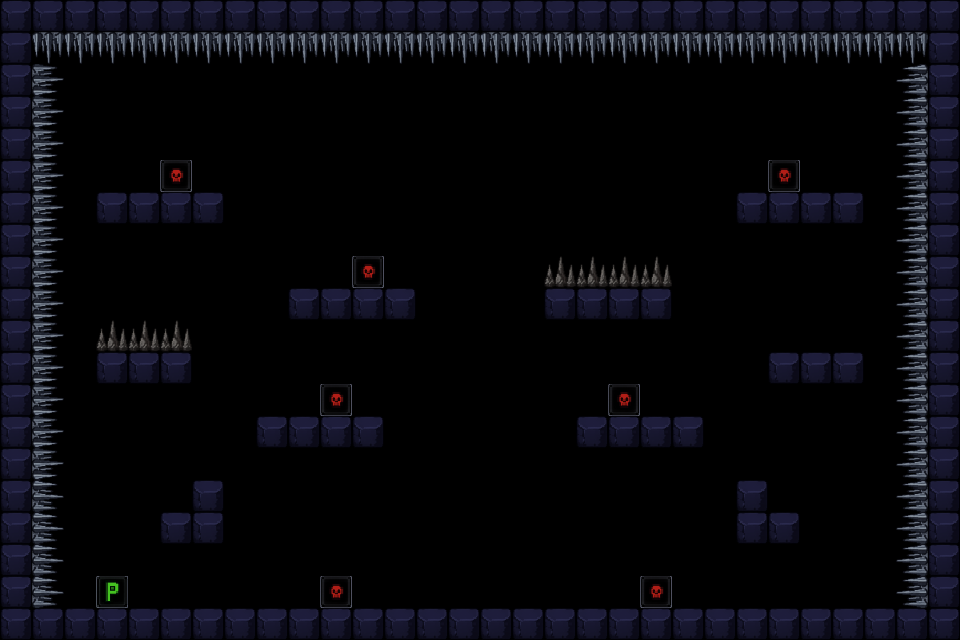

Tiled map render using the project's own tile images. Description and the whole map definition, tile-layer contents included, below:
An orthogonal 30x20 tile map with 32x32 px tiles, 5 tile layers (solid, oneway, traps, monsters, ...).

<map version="1.10" tiledversion="1.12.1" orientation="orthogonal" renderorder="right-down" width="30" height="20" tilewidth="32" tileheight="32" infinite="0" nextlayerid="10" nextobjectid="1">
 <tileset firstgid="1" source="block.tsx" />
 <layer id="2" name="solid" width="30" height="20">
  <data encoding="csv">
9,9,9,9,9,9,9,9,9,9,9,9,9,9,9,9,9,9,9,9,9,9,9,9,9,9,9,9,9,9,
9,0,0,0,0,0,0,0,0,0,0,0,0,0,0,0,0,0,0,0,0,0,0,0,0,0,0,0,0,9,
9,0,0,0,0,0,0,0,0,0,0,0,0,0,0,0,0,0,0,0,0,0,0,0,0,0,0,0,0,9,
9,0,0,0,0,0,0,0,0,0,0,0,0,0,0,0,0,0,0,0,0,0,0,0,0,0,0,0,0,9,
9,0,0,0,0,0,0,0,0,0,0,0,0,0,0,0,0,0,0,0,0,0,0,0,0,0,0,0,0,9,
9,0,0,0,0,0,0,0,0,0,0,0,0,0,0,0,0,0,0,0,0,0,0,0,0,0,0,0,0,9,
9,0,0,0,0,0,0,0,0,0,0,0,0,0,0,0,0,0,0,0,0,0,0,0,0,0,0,0,0,9,
9,0,0,0,0,0,0,0,0,0,0,0,0,0,0,0,0,0,0,0,0,0,0,0,0,0,0,0,0,9,
9,0,0,0,0,0,0,0,0,0,0,0,0,0,0,0,0,0,0,0,0,0,0,0,0,0,0,0,0,9,
9,0,0,0,0,0,0,0,0,0,0,0,0,0,0,0,0,0,0,0,0,0,0,0,0,0,0,0,0,9,
9,0,0,0,0,0,0,0,0,0,0,0,0,0,0,0,0,0,0,0,0,0,0,0,0,0,0,0,0,9,
9,0,0,0,0,0,0,0,0,0,0,0,0,0,0,0,0,0,0,0,0,0,0,0,0,0,0,0,0,9,
9,0,0,0,0,0,0,0,0,0,0,0,0,0,0,0,0,0,0,0,0,0,0,0,0,0,0,0,0,9,
9,0,0,0,0,0,0,0,0,0,0,0,0,0,0,0,0,0,0,0,0,0,0,0,0,0,0,0,0,9,
9,0,0,0,0,0,0,0,0,0,0,0,0,0,0,0,0,0,0,0,0,0,0,0,0,0,0,0,0,9,
9,0,0,0,0,0,9,0,0,0,0,0,0,0,0,0,0,0,0,0,0,0,0,9,0,0,0,0,0,9,
9,0,0,0,0,9,9,0,0,0,0,0,0,0,0,0,0,0,0,0,0,0,0,9,9,0,0,0,0,9,
9,0,0,0,0,0,0,0,0,0,0,0,0,0,0,0,0,0,0,0,0,0,0,0,0,0,0,0,0,9,
9,0,0,0,0,0,0,0,0,0,0,0,0,0,0,0,0,0,0,0,0,0,0,0,0,0,0,0,0,9,
9,9,9,9,9,9,9,9,9,9,9,9,9,9,9,9,9,9,9,9,9,9,9,9,9,9,9,9,9,9
</data>
 </layer>
 <layer id="6" name="oneway" width="30" height="20">
  <data encoding="csv">
0,0,0,0,0,0,0,0,0,0,0,0,0,0,0,0,0,0,0,0,0,0,0,0,0,0,0,0,0,0,
0,0,0,0,0,0,0,0,0,0,0,0,0,0,0,0,0,0,0,0,0,0,0,0,0,0,0,0,0,0,
0,0,0,0,0,0,0,0,0,0,0,0,0,0,0,0,0,0,0,0,0,0,0,0,0,0,0,0,0,0,
0,0,0,0,0,0,0,0,0,0,0,0,0,0,0,0,0,0,0,0,0,0,0,0,0,0,0,0,0,0,
0,0,0,0,0,0,0,0,0,0,0,0,0,0,0,0,0,0,0,0,0,0,0,0,0,0,0,0,0,0,
0,0,0,0,0,0,0,0,0,0,0,0,0,0,0,0,0,0,0,0,0,0,0,0,0,0,0,0,0,0,
0,0,0,9,9,9,9,0,0,0,0,0,0,0,0,0,0,0,0,0,0,0,0,9,9,9,9,0,0,0,
0,0,0,0,0,0,0,0,0,0,0,0,0,0,0,0,0,0,0,0,0,0,0,0,0,0,0,0,0,0,
0,0,0,0,0,0,0,0,0,0,0,0,0,0,0,0,0,0,0,0,0,0,0,0,0,0,0,0,0,0,
0,0,0,0,0,0,0,0,0,9,9,9,9,0,0,0,0,9,9,9,9,0,0,0,0,0,0,0,0,0,
0,0,0,0,0,0,0,0,0,0,0,0,0,0,0,0,0,0,0,0,0,0,0,0,0,0,0,0,0,0,
0,0,0,9,9,9,0,0,0,0,0,0,0,0,0,0,0,0,0,0,0,0,0,0,9,9,9,0,0,0,
0,0,0,0,0,0,0,0,0,0,0,0,0,0,0,0,0,0,0,0,0,0,0,0,0,0,0,0,0,0,
0,0,0,0,0,0,0,0,9,9,9,9,0,0,0,0,0,0,9,9,9,9,0,0,0,0,0,0,0,0,
0,0,0,0,0,0,0,0,0,0,0,0,0,0,0,0,0,0,0,0,0,0,0,0,0,0,0,0,0,0,
0,0,0,0,0,0,0,0,0,0,0,0,0,0,0,0,0,0,0,0,0,0,0,0,0,0,0,0,0,0,
0,0,0,0,0,0,0,0,0,0,0,0,0,0,0,0,0,0,0,0,0,0,0,0,0,0,0,0,0,0,
0,0,0,0,0,0,0,0,0,0,0,0,0,0,0,0,0,0,0,0,0,0,0,0,0,0,0,0,0,0,
0,0,0,0,0,0,0,0,0,0,0,0,0,0,0,0,0,0,0,0,0,0,0,0,0,0,0,0,0,0,
0,0,0,0,0,0,0,0,0,0,0,0,0,0,0,0,0,0,0,0,0,0,0,0,0,0,0,0,0,0
</data>
 </layer>
 <layer id="7" name="traps" width="30" height="20">
  <data encoding="csv">
0,0,0,0,0,0,0,0,0,0,0,0,0,0,0,0,0,0,0,0,0,0,0,0,0,0,0,0,0,0,
0,1073741826,1073741826,1073741826,1073741826,1073741826,1073741826,1073741826,1073741826,1073741826,1073741826,1073741826,1073741826,1073741826,1073741826,1073741826,1073741826,1073741826,1073741826,1073741826,1073741826,1073741826,1073741826,1073741826,1073741826,1073741826,1073741826,1073741826,1073741826,0,
0,3758096386,0,0,0,0,0,0,0,0,0,0,0,0,0,0,0,0,0,0,0,0,0,0,0,0,0,0,536870914,0,
0,3758096386,0,0,0,0,0,0,0,0,0,0,0,0,0,0,0,0,0,0,0,0,0,0,0,0,0,0,536870914,0,
0,3758096386,0,0,0,0,0,0,0,0,0,0,0,0,0,0,0,0,0,0,0,0,0,0,0,0,0,0,536870914,0,
0,3758096386,0,0,0,0,0,0,0,0,0,0,0,0,0,0,0,0,0,0,0,0,0,0,0,0,0,0,536870914,0,
0,3758096386,0,0,0,0,0,0,0,0,0,0,0,0,0,0,0,0,0,0,0,0,0,0,0,0,0,0,536870914,0,
0,3758096386,0,0,0,0,0,0,0,0,0,0,0,0,0,0,0,0,0,0,0,0,0,0,0,0,0,0,536870914,0,
0,3758096386,0,0,0,0,0,0,0,0,0,0,0,0,0,0,0,1,1,1,1,0,0,0,0,0,0,0,536870914,0,
0,3758096386,0,0,0,0,0,0,0,0,0,0,0,0,0,0,0,0,0,0,0,0,0,0,0,0,0,0,536870914,0,
0,3758096386,0,1,1,1,0,0,0,0,0,0,0,0,0,0,0,0,0,0,0,0,0,0,0,0,0,0,536870914,0,
0,3758096386,0,0,0,0,0,0,0,0,0,0,0,0,0,0,0,0,0,0,0,0,0,0,0,0,0,0,536870914,0,
0,3758096386,0,0,0,0,0,0,0,0,0,0,0,0,0,0,0,0,0,0,0,0,0,0,0,0,0,0,536870914,0,
0,3758096386,0,0,0,0,0,0,0,0,0,0,0,0,0,0,0,0,0,0,0,0,0,0,0,0,0,0,536870914,0,
0,3758096386,0,0,0,0,0,0,0,0,0,0,0,0,0,0,0,0,0,0,0,0,0,0,0,0,0,0,536870914,0,
0,2684354562,0,0,0,0,0,0,0,0,0,0,0,0,0,0,0,0,0,0,0,0,0,0,0,0,0,0,536870914,0,
0,2684354562,0,0,0,0,0,0,0,0,0,0,0,0,0,0,0,0,0,0,0,0,0,0,0,0,0,0,536870914,0,
0,2684354562,0,0,0,0,0,0,0,0,0,0,0,0,0,0,0,0,0,0,0,0,0,0,0,0,0,0,536870914,0,
0,2684354562,0,0,0,0,0,0,0,0,0,0,0,0,0,0,0,0,0,0,0,0,0,0,0,0,0,0,536870914,0,
0,0,0,0,0,0,0,0,0,0,0,0,0,0,0,0,0,0,0,0,0,0,0,0,0,0,0,0,0,0
</data>
 </layer>
 <layer id="8" name="monsters" width="30" height="20">
  <data encoding="csv">
0,0,0,0,0,0,0,0,0,0,0,0,0,0,0,0,0,0,0,0,0,0,0,0,0,0,0,0,0,0,
0,0,0,0,0,0,0,0,0,0,0,0,0,0,0,0,0,0,0,0,0,0,0,0,0,0,0,0,0,0,
0,0,0,0,0,0,0,0,0,0,0,0,0,0,0,0,0,0,0,0,0,0,0,0,0,0,0,0,0,0,
0,0,0,0,0,0,0,0,0,0,0,0,0,0,0,0,0,0,0,0,0,0,0,0,0,0,0,0,0,0,
0,0,0,0,0,0,0,0,0,0,0,0,0,0,0,0,0,0,0,0,0,0,0,0,0,0,0,0,0,0,
0,0,0,0,0,15,0,0,0,0,0,0,0,0,0,0,0,0,0,0,0,0,0,0,15,0,0,0,0,0,
0,0,0,0,0,0,0,0,0,0,0,0,0,0,0,0,0,0,0,0,0,0,0,0,0,0,0,0,0,0,
0,0,0,0,0,0,0,0,0,0,0,0,0,0,0,0,0,0,0,0,0,0,0,0,0,0,0,0,0,0,
0,0,0,0,0,0,0,0,0,0,0,15,0,0,0,0,0,0,0,0,0,0,0,0,0,0,0,0,0,0,
0,0,0,0,0,0,0,0,0,0,0,0,0,0,0,0,0,0,0,0,0,0,0,0,0,0,0,0,0,0,
0,0,0,0,0,0,0,0,0,0,0,0,0,0,0,0,0,0,0,0,0,0,0,0,0,0,0,0,0,0,
0,0,0,0,0,0,0,0,0,0,0,0,0,0,0,0,0,0,0,0,0,0,0,0,0,0,0,0,0,0,
0,0,0,0,0,0,0,0,0,0,15,0,0,0,0,0,0,0,0,15,0,0,0,0,0,0,0,0,0,0,
0,0,0,0,0,0,0,0,0,0,0,0,0,0,0,0,0,0,0,0,0,0,0,0,0,0,0,0,0,0,
0,0,0,0,0,0,0,0,0,0,0,0,0,0,0,0,0,0,0,0,0,0,0,0,0,0,0,0,0,0,
0,0,0,0,0,0,0,0,0,0,0,0,0,0,0,0,0,0,0,0,0,0,0,0,0,0,0,0,0,0,
0,0,0,0,0,0,0,0,0,0,0,0,0,0,0,0,0,0,0,0,0,0,0,0,0,0,0,0,0,0,
0,0,0,0,0,0,0,0,0,0,0,0,0,0,0,0,0,0,0,0,0,0,0,0,0,0,0,0,0,0,
0,0,0,0,0,0,0,0,0,0,15,0,0,0,0,0,0,0,0,0,15,0,0,0,0,0,0,0,0,0,
0,0,0,0,0,0,0,0,0,0,0,0,0,0,0,0,0,0,0,0,0,0,0,0,0,0,0,0,0,0
</data>
 </layer>
 <layer id="9" name="player" width="30" height="20">
  <data encoding="csv">
0,0,0,0,0,0,0,0,0,0,0,0,0,0,0,0,0,0,0,0,0,0,0,0,0,0,0,0,0,0,
0,0,0,0,0,0,0,0,0,0,0,0,0,0,0,0,0,0,0,0,0,0,0,0,0,0,0,0,0,0,
0,0,0,0,0,0,0,0,0,0,0,0,0,0,0,0,0,0,0,0,0,0,0,0,0,0,0,0,0,0,
0,0,0,0,0,0,0,0,0,0,0,0,0,0,0,0,0,0,0,0,0,0,0,0,0,0,0,0,0,0,
0,0,0,0,0,0,0,0,0,0,0,0,0,0,0,0,0,0,0,0,0,0,0,0,0,0,0,0,0,0,
0,0,0,0,0,0,0,0,0,0,0,0,0,0,0,0,0,0,0,0,0,0,0,0,0,0,0,0,0,0,
0,0,0,0,0,0,0,0,0,0,0,0,0,0,0,0,0,0,0,0,0,0,0,0,0,0,0,0,0,0,
0,0,0,0,0,0,0,0,0,0,0,0,0,0,0,0,0,0,0,0,0,0,0,0,0,0,0,0,0,0,
0,0,0,0,0,0,0,0,0,0,0,0,0,0,0,0,0,0,0,0,0,0,0,0,0,0,0,0,0,0,
0,0,0,0,0,0,0,0,0,0,0,0,0,0,0,0,0,0,0,0,0,0,0,0,0,0,0,0,0,0,
0,0,0,0,0,0,0,0,0,0,0,0,0,0,0,0,0,0,0,0,0,0,0,0,0,0,0,0,0,0,
0,0,0,0,0,0,0,0,0,0,0,0,0,0,0,0,0,0,0,0,0,0,0,0,0,0,0,0,0,0,
0,0,0,0,0,0,0,0,0,0,0,0,0,0,0,0,0,0,0,0,0,0,0,0,0,0,0,0,0,0,
0,0,0,0,0,0,0,0,0,0,0,0,0,0,0,0,0,0,0,0,0,0,0,0,0,0,0,0,0,0,
0,0,0,0,0,0,0,0,0,0,0,0,0,0,0,0,0,0,0,0,0,0,0,0,0,0,0,0,0,0,
0,0,0,0,0,0,0,0,0,0,0,0,0,0,0,0,0,0,0,0,0,0,0,0,0,0,0,0,0,0,
0,0,0,0,0,0,0,0,0,0,0,0,0,0,0,0,0,0,0,0,0,0,0,0,0,0,0,0,0,0,
0,0,0,0,0,0,0,0,0,0,0,0,0,0,0,0,0,0,0,0,0,0,0,0,0,0,0,0,0,0,
0,0,0,14,0,0,0,0,0,0,0,0,0,0,0,0,0,0,0,0,0,0,0,0,0,0,0,0,0,0,
0,0,0,0,0,0,0,0,0,0,0,0,0,0,0,0,0,0,0,0,0,0,0,0,0,0,0,0,0,0
</data>
 </layer>
</map>
